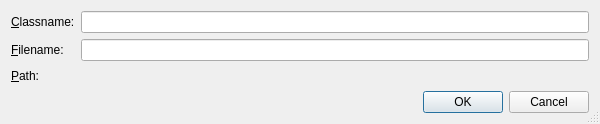
<?xml version="1.0" encoding="UTF-8"?>
<ui version="4.0">
 <class>NewDialogClassDialog</class>
 <widget class="QDialog" name="NewDialogClassDialog">
  <property name="geometry">
   <rect>
    <x>0</x>
    <y>0</y>
    <width>600</width>
    <height>124</height>
   </rect>
  </property>
  <property name="windowTitle">
   <string>New Dialog Class</string>
  </property>
  <property name="sizeGripEnabled">
   <bool>true</bool>
  </property>
  <layout class="QVBoxLayout" name="verticalLayout">
   <item>
    <layout class="QGridLayout" name="gridLayout">
     <item row="0" column="0">
      <widget class="QLabel" name="label">
       <property name="text">
        <string>&amp;Classname:</string>
       </property>
       <property name="buddy">
        <cstring>classnameEdit</cstring>
       </property>
      </widget>
     </item>
     <item row="0" column="1">
      <widget class="QLineEdit" name="classnameEdit">
       <property name="toolTip">
        <string>Enter the name of the new class</string>
       </property>
      </widget>
     </item>
     <item row="1" column="0">
      <widget class="QLabel" name="label_2">
       <property name="text">
        <string>&amp;Filename:</string>
       </property>
       <property name="buddy">
        <cstring>filenameEdit</cstring>
       </property>
      </widget>
     </item>
     <item row="1" column="1">
      <widget class="QLineEdit" name="filenameEdit">
       <property name="toolTip">
        <string>Enter the name of the file for the forms code</string>
       </property>
      </widget>
     </item>
     <item row="2" column="0">
      <widget class="QLabel" name="label_3">
       <property name="text">
        <string>&amp;Path:</string>
       </property>
       <property name="buddy">
        <cstring>pathnamePicker</cstring>
       </property>
      </widget>
     </item>
     <item row="2" column="1">
      <widget class="E5PathPicker" name="pathnamePicker" native="true">
       <property name="sizePolicy">
        <sizepolicy hsizetype="Expanding" vsizetype="Preferred">
         <horstretch>0</horstretch>
         <verstretch>0</verstretch>
        </sizepolicy>
       </property>
       <property name="focusPolicy">
        <enum>Qt::StrongFocus</enum>
       </property>
       <property name="toolTip">
        <string>Enter the path of the file for the forms code</string>
       </property>
      </widget>
     </item>
    </layout>
   </item>
   <item>
    <widget class="QDialogButtonBox" name="buttonBox">
     <property name="orientation">
      <enum>Qt::Horizontal</enum>
     </property>
     <property name="standardButtons">
      <set>QDialogButtonBox::Cancel|QDialogButtonBox::Ok</set>
     </property>
    </widget>
   </item>
  </layout>
 </widget>
 <customwidgets>
  <customwidget>
   <class>E5PathPicker</class>
   <extends>QWidget</extends>
   <header>E5Gui/E5PathPicker.h</header>
   <container>1</container>
  </customwidget>
 </customwidgets>
 <tabstops>
  <tabstop>classnameEdit</tabstop>
  <tabstop>filenameEdit</tabstop>
  <tabstop>buttonBox</tabstop>
 </tabstops>
 <resources/>
 <connections>
  <connection>
   <sender>buttonBox</sender>
   <signal>accepted()</signal>
   <receiver>NewDialogClassDialog</receiver>
   <slot>accept()</slot>
   <hints>
    <hint type="sourcelabel">
     <x>248</x>
     <y>254</y>
    </hint>
    <hint type="destinationlabel">
     <x>157</x>
     <y>274</y>
    </hint>
   </hints>
  </connection>
  <connection>
   <sender>buttonBox</sender>
   <signal>rejected()</signal>
   <receiver>NewDialogClassDialog</receiver>
   <slot>reject()</slot>
   <hints>
    <hint type="sourcelabel">
     <x>316</x>
     <y>260</y>
    </hint>
    <hint type="destinationlabel">
     <x>286</x>
     <y>274</y>
    </hint>
   </hints>
  </connection>
 </connections>
</ui>
